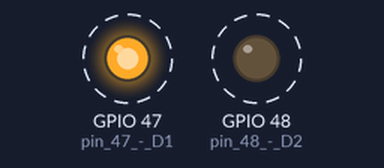
The sketch below on a simulated ESP32-S3. Parts: output pins drawn as LEDs (lit = HIGH). Dashed ring = blinking. What the sketch prints to the serial monitor is not drawn.

Above: at 0.05 s.
Timing chart, 0 to 3.0 s (numbered marks = the images above):
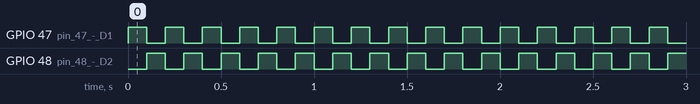

Measured:
- by itself, GPIO 47 (pin_47_-_D1), GPIO 48 (pin_48_-_D2): alternates HIGH for 0.10 s and LOW for 0.10 s

The sketch:

SerialPrintAndLeds.ino
```cpp
/*
* ESP32-S3 basic functions test
* baud rate = 115200
*
* This code:
* 	- prints millis() every 200ms
* 	- flashes both LEDs every 200ms for 100ms
*/

void setup() {
	Serial.begin(115200);
	pinMode(47, OUTPUT);	// pin 47 - D1
	pinMode(48, OUTPUT);	// pin 48 - D2

}

void loop() {
	Serial.printf("%i\n", millis());	// prints millis()
	digitalWrite(47, 1);
	digitalWrite(48, 0);
	delay(100);
	digitalWrite(47, 0);
	digitalWrite(48, 1);
	delay(100);

}
```
